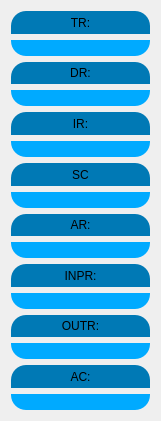
   <widget class="QWidget" name="verticalLayoutWidget">
    <property name="geometry">
     <rect>
      <x>720</x>
      <y>30</y>
      <width>161</width>
      <height>421</height>
     </rect>
    </property>
    <layout class="QVBoxLayout" name="verticalLayout_3">
     <item>
      <widget class="QLabel" name="label_7">
       <property name="styleSheet">
        <string notr="true">background-color: rgb(0, 121, 181);
border-top-left-radius: 15%;
border-top-right-radius: 15%;
width: 10px;
height: 10px;</string>
       </property>
       <property name="text">
        <string>TR:</string>
       </property>
       <property name="alignment">
        <set>Qt::AlignCenter</set>
       </property>
      </widget>
     </item>
     <item>
      <widget class="QLineEdit" name="tr_line">
       <property name="styleSheet">
        <string notr="true">background-color: rgb(0, 170, 255);
border-bottom-left-radius: 15%;
border-bottom-right-radius: 15%;</string>
       </property>
       <property name="alignment">
        <set>Qt::AlignCenter</set>
       </property>
       <property name="readOnly">
        <bool>true</bool>
       </property>
      </widget>
     </item>
     <item>
      <widget class="QLabel" name="label_5">
       <property name="styleSheet">
        <string notr="true">background-color: rgb(0, 121, 181);
border-top-left-radius: 15%;
border-top-right-radius: 15%;
width: 10px;
height: 10px;</string>
       </property>
       <property name="text">
        <string>DR:</string>
       </property>
       <property name="alignment">
        <set>Qt::AlignCenter</set>
       </property>
      </widget>
     </item>
     <item>
      <widget class="QLineEdit" name="dr_line">
       <property name="styleSheet">
        <string notr="true">border-bottom-left-radius: 15%;
background-color: rgb(0, 170, 255);
border-bottom-right-radius: 15%;</string>
       </property>
       <property name="alignment">
        <set>Qt::AlignCenter</set>
       </property>
       <property name="readOnly">
        <bool>true</bool>
       </property>
      </widget>
     </item>
     <item>
      <widget class="QLabel" name="label_3">
       <property name="styleSheet">
        <string notr="true">background-color: rgb(0, 121, 181);
border-top-left-radius: 15%;
border-top-right-radius: 15%;
width: 10px;
height: 10px;</string>
       </property>
       <property name="text">
        <string>IR:</string>
       </property>
       <property name="alignment">
        <set>Qt::AlignCenter</set>
       </property>
      </widget>
     </item>
     <item>
      <widget class="QLineEdit" name="ir_line">
       <property name="styleSheet">
        <string notr="true">background-color: rgb(0, 170, 255);
border-bottom-left-radius: 15%;
border-bottom-right-radius: 15%;</string>
       </property>
       <property name="alignment">
        <set>Qt::AlignCenter</set>
       </property>
       <property name="readOnly">
        <bool>true</bool>
       </property>
      </widget>
     </item>
     <item>
      <widget class="QLabel" name="label_2">
       <property name="layoutDirection">
        <enum>Qt::LeftToRight</enum>
       </property>
       <property name="styleSheet">
        <string notr="true">background-color: rgb(0, 121, 181);
border-top-left-radius: 15%;
border-top-right-radius: 15%;
width: 10px;
height: 10px;</string>
       </property>
       <property name="text">
        <string>SC</string>
       </property>
       <property name="alignment">
        <set>Qt::AlignCenter</set>
       </property>
      </widget>
     </item>
     <item>
      <widget class="QLineEdit" name="sc_line">
       <property name="minimumSize">
        <size>
         <width>5</width>
         <height>0</height>
        </size>
       </property>
       <property name="styleSheet">
        <string notr="true">background-color: rgb(0, 170, 255);
border-bottom-left-radius: 15%;
border-bottom-right-radius: 15%;</string>
       </property>
       <property name="alignment">
        <set>Qt::AlignCenter</set>
       </property>
       <property name="readOnly">
        <bool>true</bool>
       </property>
      </widget>
     </item>
     <item>
      <widget class="QLabel" name="label_4">
       <property name="styleSheet">
        <string notr="true">background-color: rgb(0, 121, 181);
border-top-left-radius: 15%;
border-top-right-radius: 15%;
width: 10px;
height: 10px;</string>
       </property>
       <property name="text">
        <string>AR:</string>
       </property>
       <property name="alignment">
        <set>Qt::AlignCenter</set>
       </property>
      </widget>
     </item>
     <item>
      <widget class="QLineEdit" name="ar_line">
       <property name="styleSheet">
        <string notr="true">background-color: rgb(0, 170, 255);
border-bottom-left-radius: 15%;
border-bottom-right-radius: 15%;</string>
       </property>
       <property name="alignment">
        <set>Qt::AlignCenter</set>
       </property>
       <property name="readOnly">
        <bool>true</bool>
       </property>
      </widget>
     </item>
     <item>
      <widget class="QLabel" name="label_8">
       <property name="styleSheet">
        <string notr="true">background-color: rgb(0, 121, 181);
border-top-left-radius: 15%;
border-top-right-radius: 15%;
width: 10px;
height: 10px;</string>
       </property>
       <property name="text">
        <string>INPR:</string>
       </property>
       <property name="alignment">
        <set>Qt::AlignCenter</set>
       </property>
      </widget>
     </item>
     <item>
      <widget class="QLineEdit" name="inpr_line">
       <property name="styleSheet">
        <string notr="true">background-color: rgb(0, 170, 255);
border-bottom-left-radius: 15%;
border-bottom-right-radius: 15%;</string>
       </property>
       <property name="alignment">
        <set>Qt::AlignCenter</set>
       </property>
       <property name="readOnly">
        <bool>true</bool>
       </property>
      </widget>
     </item>
     <item>
      <widget class="QLabel" name="label_9">
       <property name="styleSheet">
        <string notr="true">background-color: rgb(0, 121, 181);
border-top-left-radius: 15%;
border-top-right-radius: 15%;
width: 10px;
height: 10px;</string>
       </property>
       <property name="text">
        <string>OUTR:</string>
       </property>
       <property name="alignment">
        <set>Qt::AlignCenter</set>
       </property>
      </widget>
     </item>
     <item>
      <widget class="QLineEdit" name="outr_line">
       <property name="styleSheet">
        <string notr="true">background-color: rgb(0, 170, 255);
border-bottom-left-radius: 15%;
border-bottom-right-radius: 15%;</string>
       </property>
       <property name="alignment">
        <set>Qt::AlignCenter</set>
       </property>
       <property name="readOnly">
        <bool>true</bool>
       </property>
      </widget>
     </item>
     <item>
      <widget class="QLabel" name="label_6">
       <property name="styleSheet">
        <string notr="true">background-color: rgb(0, 121, 181);
border-top-left-radius: 15%;
border-top-right-radius: 15%;
width: 10px;
height: 10px;</string>
       </property>
       <property name="text">
        <string>AC:</string>
       </property>
       <property name="alignment">
        <set>Qt::AlignCenter</set>
       </property>
      </widget>
     </item>
     <item>
      <widget class="QLineEdit" name="ac_line">
       <property name="styleSheet">
        <string notr="true">background-color: rgb(0, 170, 255);
border-bottom-left-radius: 15%;
border-bottom-right-radius: 15%;</string>
       </property>
       <property name="alignment">
        <set>Qt::AlignCenter</set>
       </property>
       <property name="readOnly">
        <bool>true</bool>
       </property>
      </widget>
     </item>
    </layout>
   </widget>
